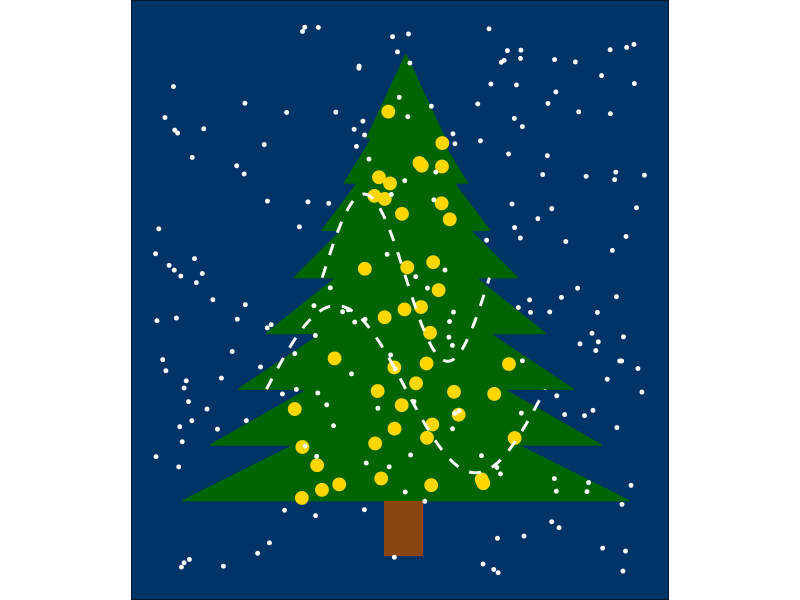

Source code (R):
library(ggplot2)
library(dplyr)

tree_layers <- data.frame(
  x = c(-4.0, 0, 4.0, -3.5, 0, 3.5, -3.0, 0, 3.0, -2.5, 0, 2.5, -2.0, 0, 2.0, -1.5, 0, 1.5, -1.1, 0, 1.1, -0.7, 0,0.7),
  y = c(0, 2, 0, 1, 3, 1, 2, 4, 2, 3, 5, 3, 4, 6, 4, 4.85, 6.85, 4.85, 5.7, 7.5, 5.7, 6.5, 8, 6.5),
  group = rep(1:8, each = 3)
)

trunk <- data.frame(
  x = c(-0.4, 0.3, 0.3, -0.4),
  y = c(-1, -1,0, 0)
)

set.seed(1885)

baubles <- data.frame(
  x = runif(25, -2, 2),
  y = runif(25, 0, 3),
  color = sample(c("gold"), size = 25, replace = TRUE)
)

baubles2 <- data.frame(
  x = runif(20, -0.8, 0.8),
  y = runif(20, 3, 7),
  color = sample(c("gold"), size = 20, replace = TRUE)
)


chain <- data.frame(
  x = seq(-1.5, 1.5, length.out = 100),
  y = 4 - 1.5 * sin(seq(-pi, pi, length.out = 100))
)

chain2 <- data.frame(
  x = seq(-2.5, 2.5, length.out = 100),
  y = 2 - 1.5 * sin(seq(-pi, pi, length.out = 100))
)

snow <- data.frame(
    x = runif(200, min = -4.5, max = 4.5),
    y = runif(200, min = -1.3, max = 8.5)
  )



ggplot() +
  geom_polygon(data = tree_layers, aes(x = x, y = y, group = group), fill = "darkgreen", color = "darkgreen") +
  geom_polygon(data = trunk, aes(x = x, y = y), fill = "saddlebrown") +
  geom_point(data = baubles, aes(x = x, y = y, color = color), size = 4) +
  geom_point(data = baubles2, aes(x = x, y = y, color = color), size = 4) +
  geom_line(data = chain, aes(x = x, y = y), color = "white", size = 1, linetype = "dashed") +
  geom_line(data = chain2, aes(x = x, y = y), color = "white", size = 1, linetype = "dashed") +
  geom_point(data = snow, aes(x = x, y = y), color = "white", size = 1)+
  theme_void() +
  coord_equal() +
  scale_color_manual(values = c("gold" = "gold"))+
  theme(panel.background = element_rect(fill = "#003366"),
        plot.background = element_rect(fill = "#003366"),
        panel.grid =  element_blank(),
        axis.line = element_blank(),
        axis.text = element_blank(),
        axis.title = element_blank(),
        axis.ticks = element_blank(),
        panel.border = element_blank(),
        legend.position = "none")
